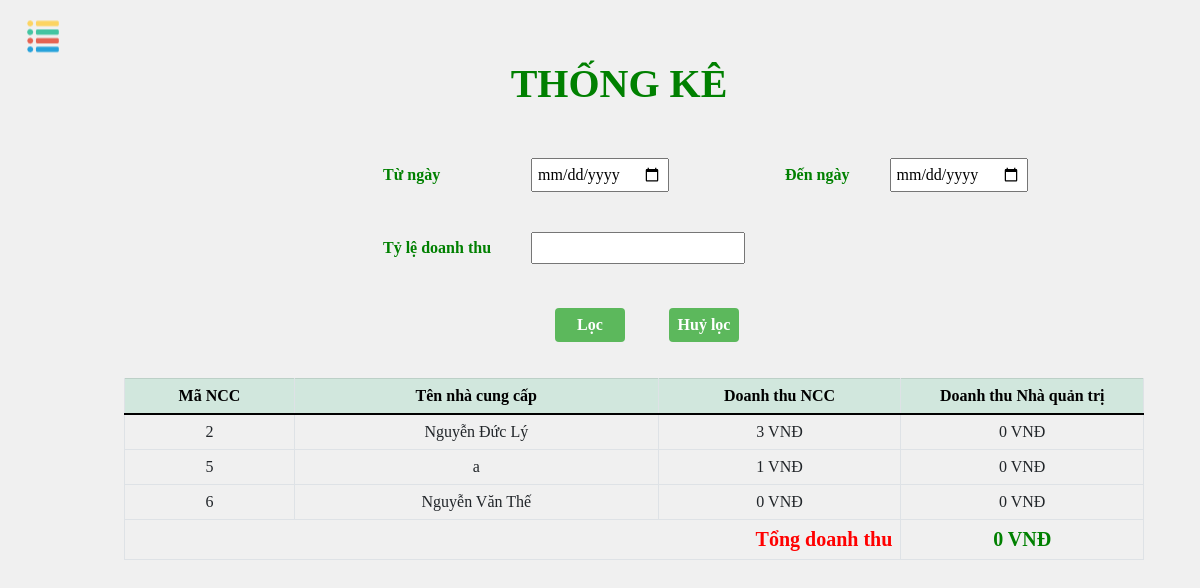
The app's page /admin/index.php?url=thongkedt&page=1 (signed in), older data.
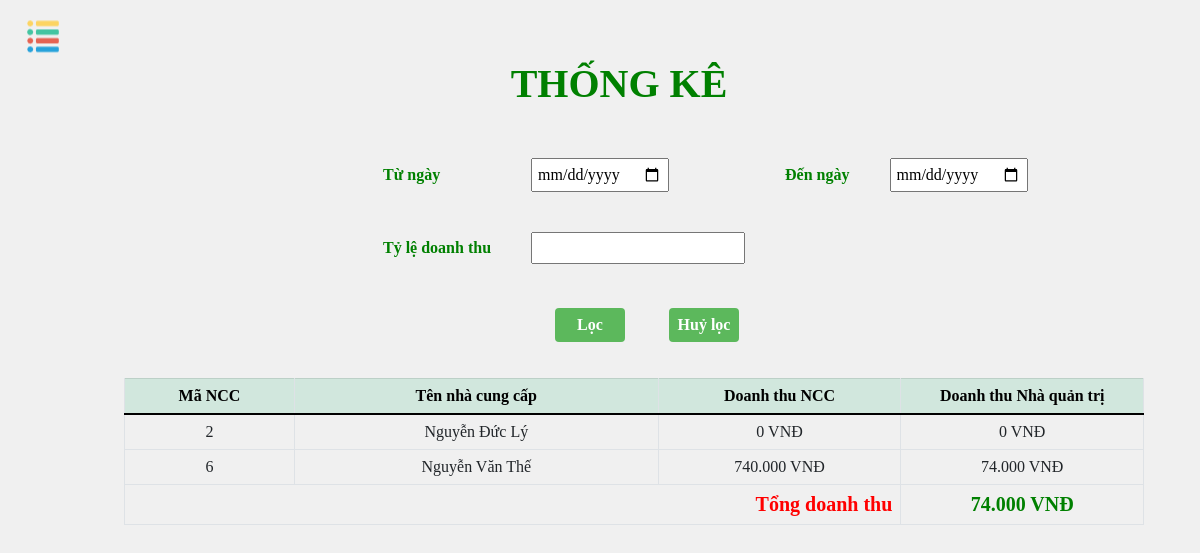
The same page, newer data.
### tables this page shows
CREATE TABLE `nhacungcap` (
  `TenDangNhap` varchar(256) NOT NULL,
  `MaNCC` int(11) NOT NULL,
  `TenNCC` varchar(256) NOT NULL,
  `DiaChi` varchar(256) NOT NULL,
  `SDT` varchar(256) NOT NULL
);

### admin/TKE_AD/xuly.php (called while the page is built)
<?php
 include("connect.php");
 $sql1 = "SELECT MaHD FROM hoadon where TrangThai='Đã giao' and MaNCC='$mancc'";
 $result1 = mysqli_query($conn,$sql1);
?>

### admin/TKE_AD/thanhtien.php (called while the page is built)
<?php
 include("connect.php");
 $qr1= "SELECT GiaGoc,ct.TyLeKM,ct.SoLuongMua FROM cthoadon ct, sanpham sp where ct.MaSP=sp.MaSP and MaHD='$MaHD'";
 $result2 = mysqli_query($conn, $qr1);
?>

### admin/TKE_AD/thongke.php (the view, shortened to what this page needs)
<!DOCTYPE html>
<html lang="en">
<head>
  <link rel="stylesheet" href="./assets/css/TKE/thongke.css" />
</head>
<body>
  <?php include './connect.php';
  $rows = 5;
  if (isset($_GET['page']) && $_GET['page'] > 0) {
    $page = ($_GET['page'] - 1) * $rows;
  } else {
    $page = 1;
    echo "<script>window.location.href='./index.php?url=thongkedt&page=1'</script>";
  }
  $qr = "SELECT * FROM nhacungcap limit $page,$rows";
  $result = mysqli_query($conn, $qr);
  ?>
  <h1 class="title">THỐNG KÊ</h1>
  <div class="filter">
    <form method="post" action="<?php include("loc.php"); ?>">
      <table class="table-date">
        <tr>
          <td> Từ ngày </td>
          <td> <input type="date" name="fromdate" id="fromdate"> </td>
          <td> Đến ngày </td>
          <td> <input type="date" name="todate" id="todate"> </td>
        </tr>
        <tr>
          <td> Tỷ lệ doanh thu </td>
          <td> <input type="numeric" name="rate" id="rate"> </td>
        </tr>
      </table>
      <br>
      <div class="button-filter">
        <button type="submit" name="filter" class="btn-filter">Lọc</button>
        <button class="btn-filter" type="button" onclick="window.location.href='./index.php?url=thongkedt'">Huỷ lọc</button>
      </div>
    </form>
  </div>
  <table class="table table-bordered table-hover table-1">
    <thead class="table-success">
      <tr>
        <th scope="col" class="title-table" style="width: 7%">Mã NCC</th>
        <th scope="col" class="title-table" style="width: 15%">Tên nhà cung cấp</th>
        <th scope="col" class="title-table" style="width: 10%">Doanh thu NCC</th>
        <th scope="col" class="title-table" style="width: 10%">Doanh thu Nhà quản trị</th>
      </tr>
    </thead>
    <tbody>
      <?php
      $thue = 0;
      if (isset($_SESSION['rate'])) {
        $rate = $_SESSION['rate'];
      } else $rate = 10;
      if (mysqli_num_rows($result) > 0) {
        while ($row = mysqli_fetch_array($result)) {
          $doanhthu = 0;
          $mancc = $row['MaNCC'];
          include("xuly.php");
          if (mysqli_num_rows($result1) > 0) {
            $total = 0;
            while ($row1 = mysqli_fetch_array($result1)) {
              $MaHD = $row1['MaHD'];
              include("thanhtien.php");
              if (mysqli_num_rows($result2) > 0) {
                $tongtien = 0;
                while ($row2 = mysqli_fetch_array($result2)) {
                  $tongtien +=  $row2['SoLuongMua'] * $row2['GiaGoc'] - ($row2['SoLuongMua'] * $row2['GiaGoc'] * $row2['TyLeKM']) / 100;
                }
                $total += $tongtien;
              }
            }
            $doanhthu += $total;
            $thue += $doanhthu * $rate / 100;
          }
      ?>
          <tr>
            <td><?php echo $row['MaNCC']; ?></td>
            <td style="word-wrap:break-word"><?php echo $row['TenNCC']; ?></td>
            <td> <?php echo number_format($doanhthu, "0", ",", ".") . " VNĐ"; ?> </td>
            <td> <?php echo number_format($doanhthu * $rate / 100, "0", ",", ".") . " VNĐ"; ?> </td>
          </tr>
      <?php }
      } ?>
      <td colspan="3" align="right" style="font-weight: bold;font-size: 20px;color:red">Tổng doanh thu</td>
      <td style="font-weight: bold;font-size: 20px;color:green"> <?php echo number_format($thue, "0", ",", ".") . " VNĐ"; ?> </td>
    </tbody>
  </table>
</body>
</html>

### admin/index.php (shortened to what this page needs)
<link href="//maxcdn.bootstrapcdn.com/bootstrap/4.0.0/css/bootstrap.min.css" rel="stylesheet" id="bootstrap-css">
<link rel="stylesheet" href="https://cdnjs.cloudflare.com/ajax/libs/limontesweetalert2/7.2.0/sweetalert2.min.css" />
<!DOCTYPE html>
<html lang="en">
<head>
	<link href="https://cdn.jsdelivr.net/npm/bootstrap@5.1.0/dist/css/bootstrap.min.css" rel="stylesheet">
	<link rel="stylesheet" href="https://maxcdn.bootstrapcdn.com/font-awesome/4.7.0/css/font-awesome.min.css">
	<link rel="stylesheet" href="./assets/css/index.css" />
</head>
<body>
	<?php session_start();
	include './update_Date.php'; ?>
	<div class="main">
		<img src="./assets/images/category.png" id="image_nav" class="openbtn">
		<div class="content-right">
			<?php
			if (isset($_GET['url'])) {
				switch ($_GET['url']) {
					case 'thongkedt':
						include './TKE_AD/thongke.php';
						break;
				}
			}
			?>
		</div>
	</div>
</body>
</html>

### admin/assets/css/index.css (style rules this page uses)
* { box-sizing:border-box; -moz-box-sizing:border-box; -webkit-box-sizing:border-box; margin-top: 0px !important; }
.table-date td { padding: 20px; font-weight: bold; color: green; }
.table-date input { padding: 5px; }
.filter { margin-left: 160px !important; }
.button-filter { margin-left: 35%; }
.btn-filter { color: #fff; background-color: #5cb85c; border-color: #4cae4c; cursor: pointer; border:none; padding: 5px; border-radius: 4px; font-weight: bold; width: 70px; margin: 20px 20px; }
.main { display: flex; min-height: 100%; }
.openbtn { font-size: 15px; cursor: pointer; transform:translateY(20%); color: white; padding: 10px 15px; border: none; margin-left: 1%; height:0%; display:block; }
body { background: #f0f0f0; }
.table { table-layout: fixed; }
.content-right { width: 85%; margin-top: 60px !important; font-family: serif; float: left; }

### admin/assets/css/TKE/thongke.css (style rules this page uses)
.table-1 { margin-left: 50px; margin-top: 50px; margin-bottom: 50px; table-layout: fixed; text-align: center; }
.table-date { margin-left: 15%; }
.title { margin: 30px; margin-left: 100px; font-weight: bold; color: green; text-align: center; }

Row changes from the older to the newer data that the page shows:
removed nhacungcap: MaNCC "5", TenNCC "a", doanhthu "1", rate "0"
computed for nhacungcap "Nguyễn Đức Lý": doanhthu "3" → "0"
computed for nhacungcap "Nguyễn Văn Thế": doanhthu "0" → "740.000"; rate "0" → "74.000"
Text that changed along with them:
$thue: "0" → "74.000"
